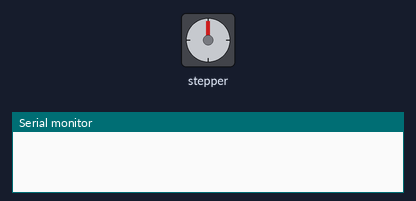
This sketch was run on a simulated Arduino Uno, built with avr-gcc and run on an emulated ATmega328P. On the bench: stepper motor, the last lines printed to the serial monitor. Stepper angles assume 2048 steps per turn.

Above: at 0.1 s.
At 1.0 s:
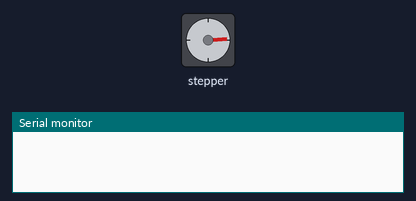
At 1.6 s:
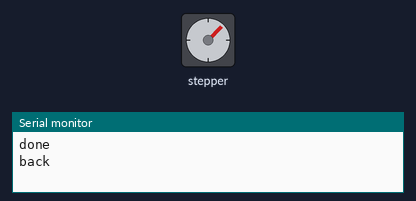
Timing chart, 0 to 3.1 s (numbered marks = the images above):
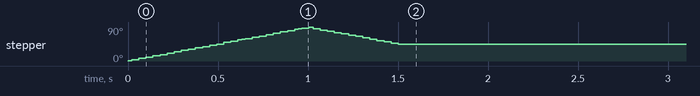

The sketch:

stepper-spin.ino
```cpp
#include <Stepper.h>
Stepper st(2048, 8, 10, 9, 11);
void setup() { Serial.begin(9600); st.setSpeed(15); st.step(512); Serial.println("done"); st.step(-256); Serial.println("back"); }
void loop() {}
```
